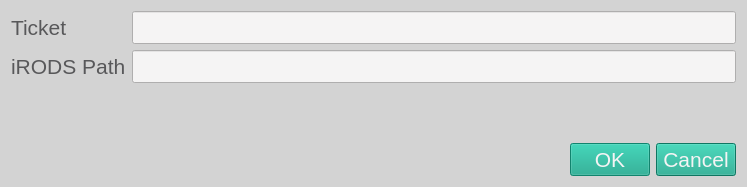
<?xml version="1.0" encoding="UTF-8"?>
<ui version="4.0">
 <class>Dialog</class>
 <widget class="QDialog" name="Dialog">
  <property name="geometry">
   <rect>
    <x>0</x>
    <y>0</y>
    <width>747</width>
    <height>187</height>
   </rect>
  </property>
  <property name="windowTitle">
   <string>Dialog</string>
  </property>
  <property name="styleSheet">
   <string notr="true">QWidget
{
    background-color: rgb(211,211,211);
    color: rgb(88, 88, 90);
    selection-background-color: rgb(21, 165, 137);
    selection-color: rgb(245, 244, 244);
    font: 16pt
}

QLabel#error_label
{
    color: rgb(220, 130, 30);
}

QLineEdit, QTextEdit, QTableWidget
{
   background-color:  rgb(245, 244, 244)
}

QPushButton
{
	background-color: rgb(21, 165, 137);
    color: rgb(245, 244, 244);
}

QPushButton#home_button, QPushButton#parent_button, QPushButton#refresh_button
{
    background-color: rgb(245, 244, 244);
}

QTabWidget#info_tabs
{
     background-color: background-color: rgb(211,211,211);
}

</string>
  </property>
  <layout class="QVBoxLayout" name="verticalLayout">
   <item>
    <layout class="QGridLayout" name="gridLayout">
     <item row="1" column="0">
      <widget class="QLabel" name="label_2">
       <property name="text">
        <string>iRODS Path</string>
       </property>
      </widget>
     </item>
     <item row="0" column="0">
      <widget class="QLabel" name="label">
       <property name="text">
        <string>Ticket</string>
       </property>
      </widget>
     </item>
     <item row="0" column="1">
      <widget class="QLineEdit" name="ticket_string"/>
     </item>
     <item row="1" column="1">
      <widget class="QLineEdit" name="irods_path"/>
     </item>
    </layout>
   </item>
   <item>
    <spacer name="verticalSpacer">
     <property name="orientation">
      <enum>Qt::Vertical</enum>
     </property>
     <property name="sizeHint" stdset="0">
      <size>
       <width>20</width>
       <height>40</height>
      </size>
     </property>
    </spacer>
   </item>
   <item>
    <widget class="QLabel" name="error_label">
     <property name="text">
      <string/>
     </property>
    </widget>
   </item>
   <item>
    <spacer name="verticalSpacer_2">
     <property name="orientation">
      <enum>Qt::Vertical</enum>
     </property>
     <property name="sizeHint" stdset="0">
      <size>
       <width>20</width>
       <height>40</height>
      </size>
     </property>
    </spacer>
   </item>
   <item>
    <widget class="QDialogButtonBox" name="buttonBox">
     <property name="orientation">
      <enum>Qt::Horizontal</enum>
     </property>
     <property name="standardButtons">
      <set>QDialogButtonBox::Cancel|QDialogButtonBox::Ok</set>
     </property>
    </widget>
   </item>
  </layout>
 </widget>
 <resources/>
 <connections>
  <connection>
   <sender>buttonBox</sender>
   <signal>accepted()</signal>
   <receiver>Dialog</receiver>
   <slot>accept()</slot>
   <hints>
    <hint type="sourcelabel">
     <x>248</x>
     <y>254</y>
    </hint>
    <hint type="destinationlabel">
     <x>157</x>
     <y>274</y>
    </hint>
   </hints>
  </connection>
  <connection>
   <sender>buttonBox</sender>
   <signal>rejected()</signal>
   <receiver>Dialog</receiver>
   <slot>reject()</slot>
   <hints>
    <hint type="sourcelabel">
     <x>316</x>
     <y>260</y>
    </hint>
    <hint type="destinationlabel">
     <x>286</x>
     <y>274</y>
    </hint>
   </hints>
  </connection>
 </connections>
</ui>
